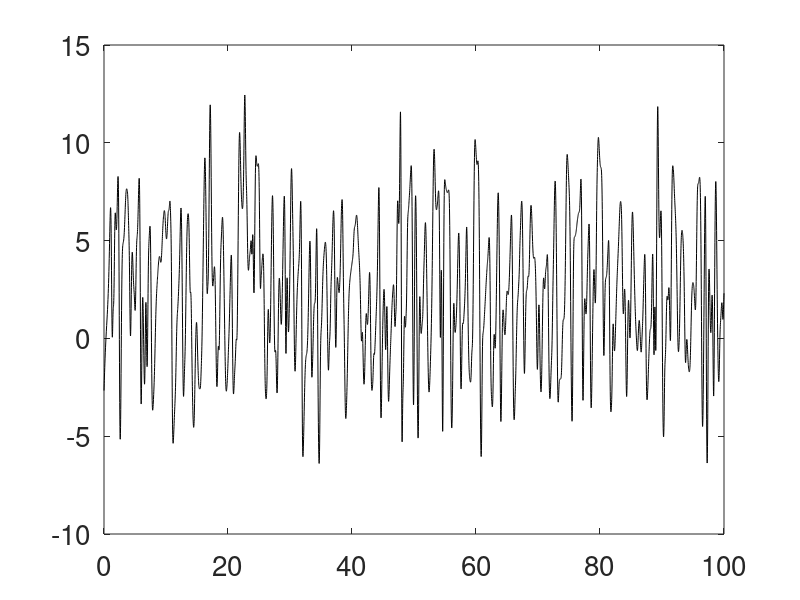
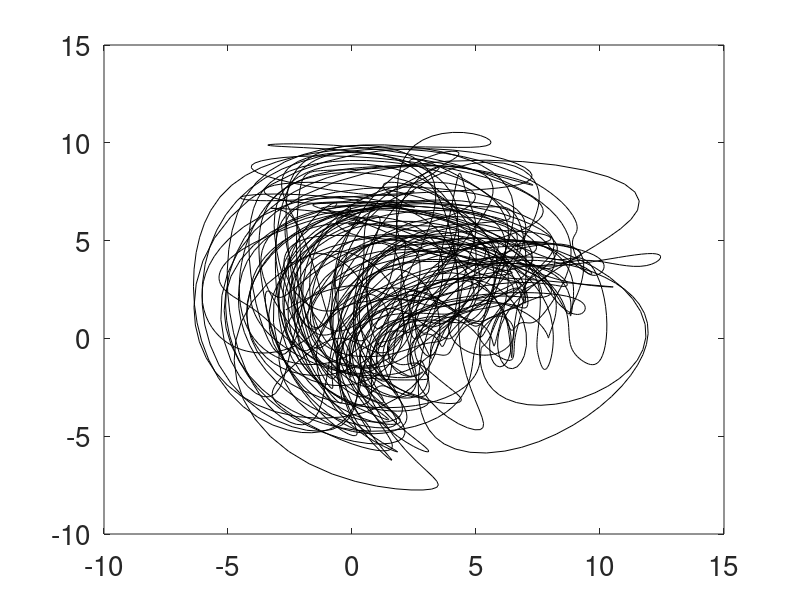
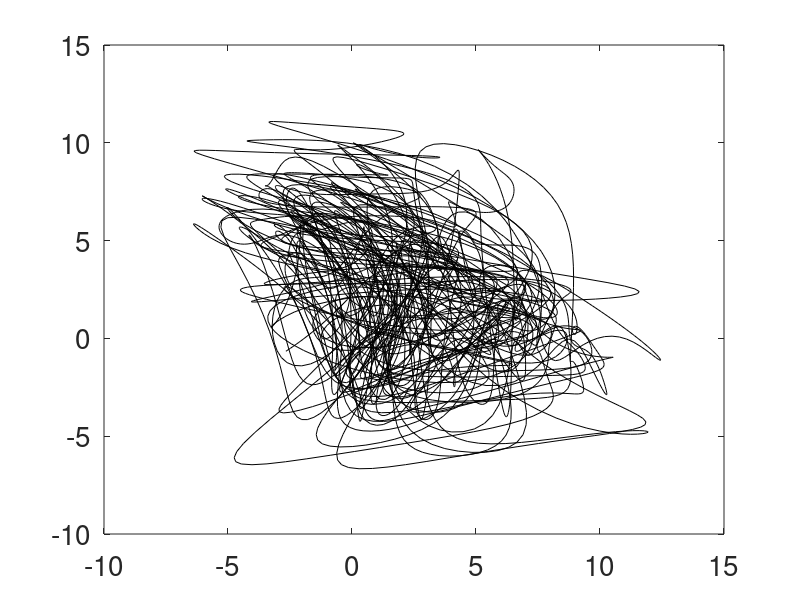
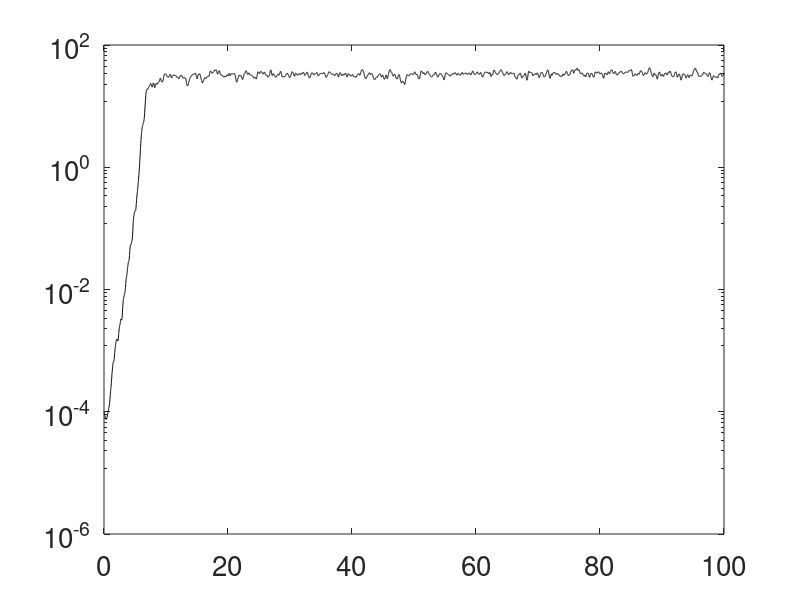

Here is the MATLAB script that generated these plots, in order:
function this=p17
clear;set(0,'defaultaxesfontsize',20);format long
%%% p17.m Lorenz '96 (Ex. 2.7)
%% setup

J=40;F=8;% define parameters
sd=1;rng(sd);% choose random number seed

initial=randn(J,1);% choose initial condition
initial1=initial;
initial1(1)=initial(1)+0.0001;% choose perturbed initial condition

%% calculate the trajectories with blackbox  
[t1,y]=ode45(@(t,y) lorenz96(t,y,F), [0 100], initial);
[t,y1]=ode45(@(t,y) lorenz96(t,y,F), t1, initial1);

error=sqrt(sum((y-y1).^2,2));% calculate error

%% plot results

figure(1), plot(t,y(:,1),'k')
figure(2), plot(y(:,1),y(:,J),'k')
figure(3), plot(y(:,1),y(:,J-1),'k')

figure(4), semilogy(t,error,'k')
axis([0 100 10^-6 10^2])
set(gca,'YTick',[10^-6 10^-4 10^-2 10^0 10^2])

%% auxiliary dynamics function definition
function rhs=lorenz96(t,y,F)

rhs=[y(end);y(1:end-1)].*([y(2:end);y(1)] - ...
    [y(end-1:end);y(1:end-2)]) - y + F*y.^0;
